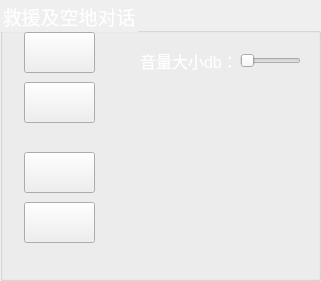
    <widget class="QGroupBox" name="groupBox_6">
     <property name="geometry">
      <rect>
       <x>1000</x>
       <y>590</y>
       <width>321</width>
       <height>281</height>
      </rect>
     </property>
     <property name="font">
      <font>
       <family>SimSun-ExtB</family>
       <pointsize>14</pointsize>
      </font>
     </property>
     <property name="styleSheet">
      <string notr="true">QGroupBox{color:white;}</string>
     </property>
     <property name="title">
      <string>救援及空地对话</string>
     </property>
     <widget class="QPushButton" name="pushButton_6">
      <property name="geometry">
       <rect>
        <x>24</x>
        <y>32</y>
        <width>71</width>
        <height>41</height>
       </rect>
      </property>
      <property name="font">
       <font>
        <family>Microsoft YaHei UI</family>
        <pointsize>12</pointsize>
       </font>
      </property>
      <property name="styleSheet">
       <string notr="true">QPushButton
{
border-image:url(D:/procedure/groundstation/checkin/denglu2/weichufakaiqilaba.png);
color:white

}
QPushButton:hover { border-image:url(D:/procedure/groundstation/checkin/denglu2/chufakaiqilaba.png) } </string>
      </property>
      <property name="text">
       <string/>
      </property>
     </widget>
     <widget class="QPushButton" name="pushButton_7">
      <property name="geometry">
       <rect>
        <x>24</x>
        <y>82</y>
        <width>71</width>
        <height>41</height>
       </rect>
      </property>
      <property name="font">
       <font>
        <family>Microsoft YaHei UI</family>
        <pointsize>12</pointsize>
       </font>
      </property>
      <property name="styleSheet">
       <string notr="true">QPushButton
{
border-image:url(D:/procedure/groundstation/checkin/denglu2/weichufaguanbilaba.png);
color:white

}
QPushButton:hover { border-image:url(D:/procedure/groundstation/checkin/denglu2/chufaguanbilaba.png) } </string>
      </property>
      <property name="text">
       <string/>
      </property>
     </widget>
     <widget class="QPushButton" name="pushButton_8">
      <property name="geometry">
       <rect>
        <x>24</x>
        <y>152</y>
        <width>71</width>
        <height>41</height>
       </rect>
      </property>
      <property name="font">
       <font>
        <family>Microsoft YaHei UI</family>
        <pointsize>12</pointsize>
       </font>
      </property>
      <property name="styleSheet">
       <string notr="true">QPushButton
{
border-image:url(D:/procedure/groundstation/checkin/denglu2/weichufakaiqipaowu.png);
color:white

}
QPushButton:hover { border-image:url(D:/procedure/groundstation/checkin/denglu2/chufakaiqipaowu.png) } </string>
      </property>
      <property name="text">
       <string/>
      </property>
     </widget>
     <widget class="QPushButton" name="pushButton_9">
      <property name="geometry">
       <rect>
        <x>24</x>
        <y>202</y>
        <width>71</width>
        <height>41</height>
       </rect>
      </property>
      <property name="font">
       <font>
        <family>Microsoft YaHei UI</family>
        <pointsize>12</pointsize>
       </font>
      </property>
      <property name="styleSheet">
       <string notr="true">QPushButton
{
border-image:url(D:/procedure/groundstation/checkin/denglu2/weichufaguanbipaowu.png);
color:white

}
QPushButton:hover { border-image:url(D:/procedure/groundstation/checkin/denglu2/chufaguanbipaowu.png) } </string>
      </property>
      <property name="text">
       <string/>
      </property>
     </widget>
     <widget class="QLabel" name="label_13">
      <property name="geometry">
       <rect>
        <x>140</x>
        <y>50</y>
        <width>91</width>
        <height>21</height>
       </rect>
      </property>
      <property name="font">
       <font>
        <pointsize>12</pointsize>
       </font>
      </property>
      <property name="styleSheet">
       <string notr="true">color:white</string>
      </property>
      <property name="text">
       <string>音量大小db：</string>
      </property>
     </widget>
     <widget class="QSlider" name="horizontalSlider">
      <property name="geometry">
       <rect>
        <x>240</x>
        <y>50</y>
        <width>61</width>
        <height>22</height>
       </rect>
      </property>
      <property name="orientation">
       <enum>Qt::Horizontal</enum>
      </property>
     </widget>
    </widget>
